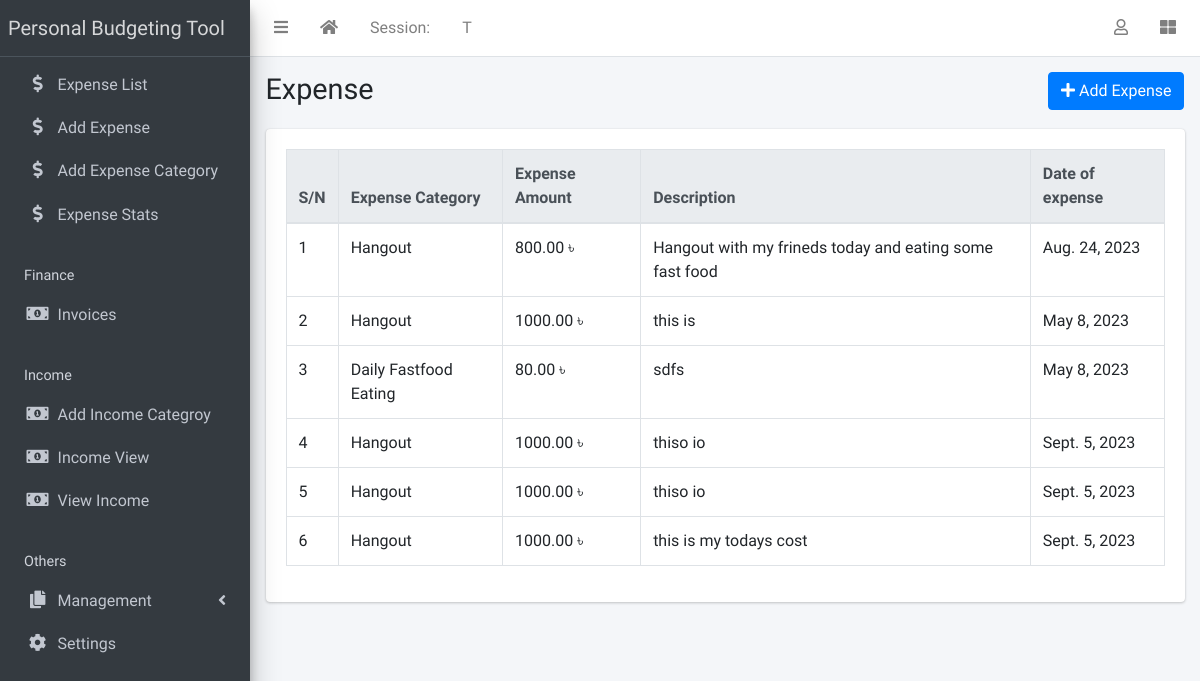
Before: /expense/expense_list (signed in) with the older database file.
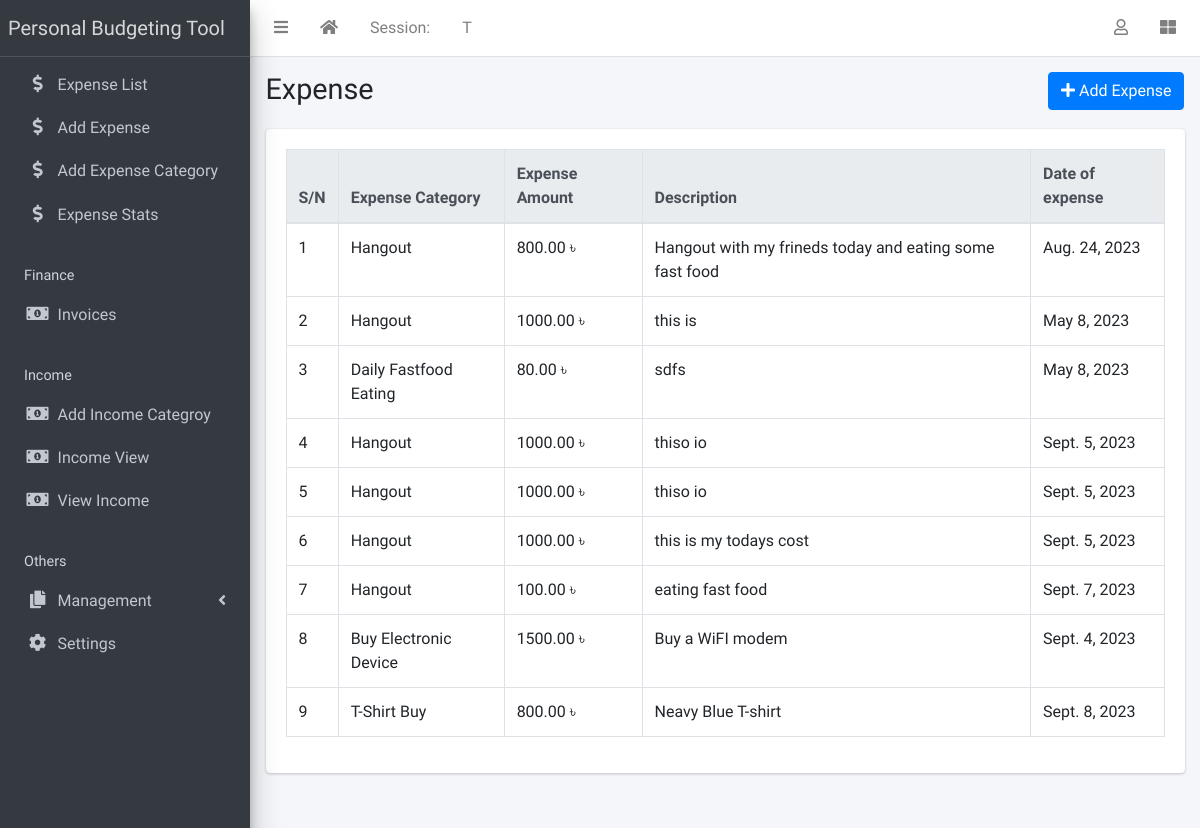
After: the same page with the newer database file.
### Expense_Tracker/models.py (models this page shows, shortened)
class Expense(models.Model):
    user = models.ForeignKey(User,on_delete=models.CASCADE)
    category = models.ForeignKey(Expence_category,on_delete=models.SET_NULL,null=True,blank=True)
    amount = models.DecimalField(max_digits=10,decimal_places=2)
    date = models.DateField()
    description = models.TextField()
    created_at = models.DateTimeField(auto_now_add=True)
    updated_at = models.DateTimeField(auto_now=True)

class Expence_category(models.Model):
    user = models.ForeignKey(User,on_delete=models.CASCADE)
    category_name = models.CharField(max_length=150)
    budget_goal = models.DecimalField(max_digits=10,decimal_places=2,null=True,blank=True)
    created_at = models.DateTimeField(auto_now_add=True)
    updated_at = models.DateTimeField(auto_now=True)
    def __str__(self):
        return self.category_name

### Expense_Tracker/views.py (the view)
# urls.py: path('expense_list',ExpenseListView.as_view(),name='expense_list'),
class ExpenseListView(LoginRequiredMixin,ListView):
    template_name = 'expense_list.html'
    def get(self, request):
        expenses = Expense.objects.filter(user=request.user)
        return render(request, self.template_name, {'expenses': expenses})

### Expense_Tracker/templates/expense_list.html (shortened to what this page needs)
{% extends 'base.html' %}
{% block title %}Expense{% endblock title %}
{% block breadcrumb %}
<a class="btn btn-primary" href="{% url 'add_expense' %}"><i
    class="fas fa-plus"></i> Add Expense</a>
{% endblock breadcrumb %}
{% block content %}
  <div class="table-responsive">
    <table id="expensetable" class="table table-bordered table-hover" data-page-length='100'>
      <thead class="thead-light">
        <tr>
          <th>S/N</th>
          <th>Expense Category</th>
          <th>Expense Amount</th>
          <th>Description</th>
          <th>Date of expense</th>
        </tr>
      </thead>
      <tbody>
        {% for expense in expenses %}
          <tr class='clickable-row' data-href="#">
            <td>{{ forloop.counter}}</td>
            <td>{{ expense.category }}</td>
            <td>{{ expense.amount}} ৳</td>
            <td>{{ expense.description }}</td>
            <td>{{ expense.date }}</td>
          </tr>
        {% endfor %}
      </tbody>
    </table>
  </div>
{% endblock content %}

### templates/base.html (shortened to what this page needs)
{% load static %}
<!DOCTYPE html>
<html lang="en">
<head>
  <link rel="stylesheet" href="{% static 'plugins/fontawesome-free/css/all.min.css' %}">
  <link rel="stylesheet" href="{% static 'plugins/toastr/toastr.min.css' %}">
  <link rel="stylesheet"
    href="{% static 'plugins/overlayScrollbars/css/OverlayScrollbars.min.css' %}">
  <link rel="stylesheet" href="{% static 'plugins/Datatables/datatables.min.css' %}" />
  <link rel="stylesheet" href="{% static 'dist/css/adminlte.min.css' %}">
</head>
<body
  class="hold-transition sidebar-mini layout-fixed layout-navbar-fixed layout-footer-fixed">
  <div class="wrapper">
    <nav class="main-header navbar navbar-expand navbar-white navbar-light">
      <ul class="navbar-nav">
        <li class="nav-item">
          <a class="nav-link" data-widget="pushmenu" href="#" role="button"><i
              class="fas fa-bars"></i></a>
        </li>
        <li class="nav-item d-none d-sm-inline-block">
          <a href="#" class="nav-link"><i class="fa fa-home"></i></a>
        </li>
        <li class="nav-item d-none d-sm-inline-block">
          <a href="#" class="nav-link">Session: </a>
        </li>
        <li class="nav-item d-none d-sm-inline-block">
          <a href="#" class="nav-link">T</a>
        </li>
      </ul>
      <ul class="navbar-nav ml-auto">
        <li class="nav-item dropdown">
          <a class="nav-link" data-toggle="dropdown" href="#">
            <i class="far fa-user"></i>
          </a>
        </li>
        <li class="nav-item">
          <a class="nav-link" data-widget="control-sidebar" data-slide="true"
            href="#" role="button"><i class="fas fa-th-large"></i></a>
        </li>
      </ul>
    </nav>
    <aside class="main-sidebar sidebar-dark-primary elevation-4">
      <a href="#" class="brand-link">Personal Budgeting Tool</a>
      <div class="sidebar">
        <nav class="mt-2">
          <ul class="nav nav-pills nav-sidebar flex-column"
            data-widget="treeview" role="menu" data-accordion="false">
            <li class="nav-item">
              <a href="{% url 'expense_list' %}" class="nav-link">
                <i class="nav-icon fas fa-dollar-sign"></i>
                <p>
                  Expense List
                </p>
              </a>
            </li>
            <li class="nav-item">
              <a href="{% url 'add_expense' %}" class="nav-link">
                <i class="nav-icon fas fa-dollar-sign"></i>
                <p>
                  Add Expense
                </p>
              </a>
            </li>
            <li class="nav-item">
              <a href="{% url 'expense_category' %}" class="nav-link">
                <i class="nav-icon fas fa-dollar-sign"></i>
                <p>
                  Add Expense Category
                </p>
              </a>
            </li>
            <li class="nav-item">
              <a href="{% url 'expense_stats' %}" class="nav-link">
                <i class="nav-icon fas fa-dollar-sign"></i>
                <p>
                  Expense Stats
                </p>
              </a>
            </li>
            <li class="nav-header">Finance</li>
            <li class="nav-item">
              <a href="#" class="nav-link">
                <i class="nav-icon fas fa-money-bill-alt"></i>
                <p>
                  Invoices
                </p>
              </a>
            </li>
            <li class="nav-header">Income</li>
            <li class="nav-item">
              <a href="{% url 'income_category' %}" class="nav-link">
                <i class="nav-icon fas fa-money-bill-alt"></i>
                <p>
                  Add Income Categroy
                </p>
              </a>
            </li>
            <li class="nav-item">
              <a href="{% url 'income_list' %}" class="nav-link">
                <i class="nav-icon fas fa-money-bill-alt"></i>
                <p>
                  Income View
                </p>
              </a>
            </li>
            <li class="nav-item">
              <a href="#" class="nav-link">
                <i class="nav-icon fas fa-money-bill-alt"></i>
                <p>
                  View Income
                </p>
              </a>
            </li>
            <li class="nav-header">Others</li>
            <li class="nav-item has-treeview">
              <a href="#" class="nav-link">
                <i class="nav-icon fas fa-copy"></i>
                <p>
                  Management
                  <i class="fas fa-angle-left right"></i>
                </p>
              </a>
            </li>
            <li class="nav-item">
              <a href="#" class="nav-link">
                <i class="nav-icon fas fa-cog"></i>
                <p>
                  Settings
                </p>
              </a>
            </li>
          </ul>
        </nav>
      </div>
    </aside>
    <div class="content-wrapper">
      <section class="content-header">
        <div class="container-fluid">
          <div class="row mb-1">
            <div class="col-sm-8">
              <h1>{% block title %}{% endblock title %}</h1>
            </div>
            <div class="col-sm-4">
              <ol class="breadcrumb float-sm-right">
                <li class="breadcrumb-item">{% block breadcrumb %}{% endblock breadcrumb %}</li>
              </ol>
            </div>
          </div>
        </div>
      </section>
      <section class="content">
        <div class="container-fluid">
          <div class="row">
            <div class="col-md-12">
              {% block fullcard %}
              <div class="card">
                <div class="card-body">
                  <div class="row">
                    <div class="col">
                      {% block content %}
                      {% endblock content %}
                    </div>
                  </div>
                </div>
              </div>
              {% endblock fullcard %}
            </div>
          </div>
        </div>
      </section>
    </div>
  </div>
</body>
</html>

Changed rows visible on the page:
added Expense: category "Hangout", amount "100.00", description "eating fast food", date "Sept. 7, 2023"
added Expense: category "Buy Electronic Device", amount "1500.00", description "Buy a WiFI modem", date "Sept. 4, 2023"
added Expense: category "T-Shirt Buy", amount "800.00", description "Neavy Blue T-shirt", date "Sept. 8, 2023"
